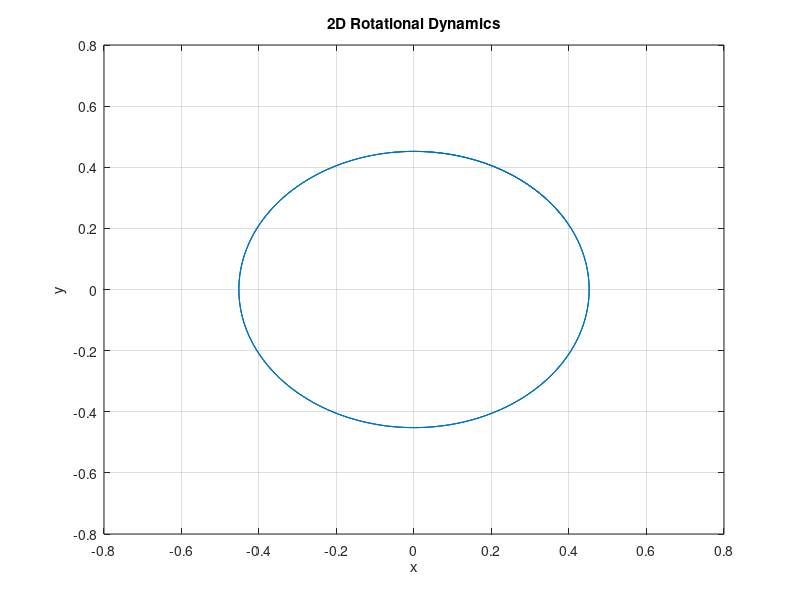

Source code (MATLAB): (Note: this script raises an error after producing the figure.)
# In this code we will learn the Rotational dynamics.
# This code is based on the method of approximating the non-linear function of the dynamics dx/dt= f(x). 
# We will use the occupational kernel and the inner product induced by this kernel to approximate f.

tStart = tic;

% --- Time discretization ---
mu = 0.1;
h = 1/100;
tspan = 0:h:20;

% --- Initial conditions for 2D dynamics ---
initial_conditions = [rand(), rand()];

% --- 2D Rotational Dynamics: dx/dt = -y, dy/dt = x ---
Rotational_dynamics = @(t, X) [-X(2); X(1)];

% --- Solve the ODE ---
[t, X] = ode45(Rotational_dynamics, tspan, initial_conditions);  % X is [N x 2]
N = size(X, 1);  % number of time samples
d = size(X, 2);  % number of variables (2)

% --- Plot 2D trajectory ---
figure;
plot(X(:, 1), X(:, 2));
title('2D Rotational Dynamics');
xlabel('x'); ylabel('y'); grid on;

% --- Construct polynomial basis functions up to order 2 ---
polyorder = 2;
B = poolDataMatrix(X, d, polyorder);  % user-defined helper
C = B(:, 2:end);  % remove constant column
M = size(C, 2);

% --- Construct directional basis Y_all: 2 per basis function ---
Y_all = cell(1, 2 * M);
for i = 1:M
    Y_all{2*(i-1)+1} = [C(:, i), zeros(N, 1)];  % x-dir
    Y_all{2*(i-1)+2} = [zeros(N, 1), C(:, i)];  % y-dir
end

% --- Kernel gradient difference: ∇K(X, X0) - ∇K(X, XT) ---
X1 = X(1, :);
Xend = X(end, :);

K_Xj_X1   = exp(-sum((X - X1).^2, 2) / (2 * mu^2));
K_Xj_Xend = exp(-sum((X - Xend).^2, 2) / (2 * mu^2));

grad_K_diff = ((K_Xj_X1 .* (X - X1)) - (K_Xj_Xend .* (X - Xend))) / mu^2;

% --- Compute Y via trapezoidal integral of ∇K_diff · Y_i ---
Y = zeros(length(Y_all), 1);
for i = 1:length(Y_all)
    integrand = sum(grad_K_diff .* Y_all{i}, 2);  % ⟨∇K_diff(x), Y_i(x)⟩
    Y(i) = trapz(t, integrand);
end

% --- Kernel Hessian tensor H(x, y) of shape N x N x d x d ---
DX = permute(X, [1 3 2]) - permute(X, [3 1 2]);  % DX(i,j,:) = X(i,:) - X(j,:)
norm_sq = sum(DX.^2, 3);
Kval = exp(-norm_sq / (2 * mu^2));

H = zeros(N, N, d, d);
for i = 1:d
    for j = 1:d
        delta = (i == j);
        H(:, :, i, j) = (delta / mu^2 - (DX(:, :, i) .* DX(:, :, j)) / mu^4) .* Kval;
    end
end

% --- Simpson’s rule weights for higher accuracy ---
SIMP = ones(N, 1);
SIMP(2:2:end-1) = 4;
SIMP(3:2:end-2) = 2;
SIMP = SIMP(:);

% --- Compute gramm matrix: double contraction over H and basis ---
Mfull = length(Y_all);
grammat = zeros(Mfull, Mfull);

for k = 1:Mfull
    Yk = Y_all{k};  % [N x d]
    for l = k:Mfull
        Yl = Y_all{l};
        f_matrix = zeros(N, N);
        for i = 1:d
            for j = 1:d
                f_matrix = f_matrix + (Yk(:, i) * Yl(:, j)') .* squeeze(H(:, :, i, j));
            end
        end
        grammat(k, l) = h^2 / 9 * (SIMP' * f_matrix * SIMP);
        grammat(l, k) = grammat(k, l);  % symmetry
    end
end

% --- Solve for sparse representation using Tikhonov regularization ---
lambda = 1e-2;
ThetaMat = (grammat + lambda * eye(size(grammat))) \ Y;

% --- Threshold: retain top 10 coefficients by magnitude ---
[~, idx] = maxk(abs(ThetaMat), 10);
FinalTheta = zeros(size(ThetaMat));
FinalTheta(idx) = ThetaMat(idx);
disp(FinalTheta);

% --- Reconstruct approximated vector field ---
f_sum = zeros(size(X));
for k = 1:length(Y_all)
    f_sum = f_sum + FinalTheta(k) * Y_all{k};
end

% --- True dynamics from definition: [-y, x] for 2D rotation ---
true_vec = [-X(:, 2), X(:, 1)];

% --- Compute model error ---
mse = mean(vecnorm(f_sum - true_vec, 2, 2).^2);
fprintf('Mean Squared Error: %.6e\n', mse);

% --- Optional: Visualize field recovery ---
figure;
quiver(X(:,1), X(:,2), f_sum(:,1), f_sum(:,2), 'r--');
hold on;
quiver(X(:,1), X(:,2), true_vec(:,1), true_vec(:,2), 'b');
legend('Approximated field', 'True field');
title('Vector Field Comparison');
axis equal;
grid on;

toc(tStart);

